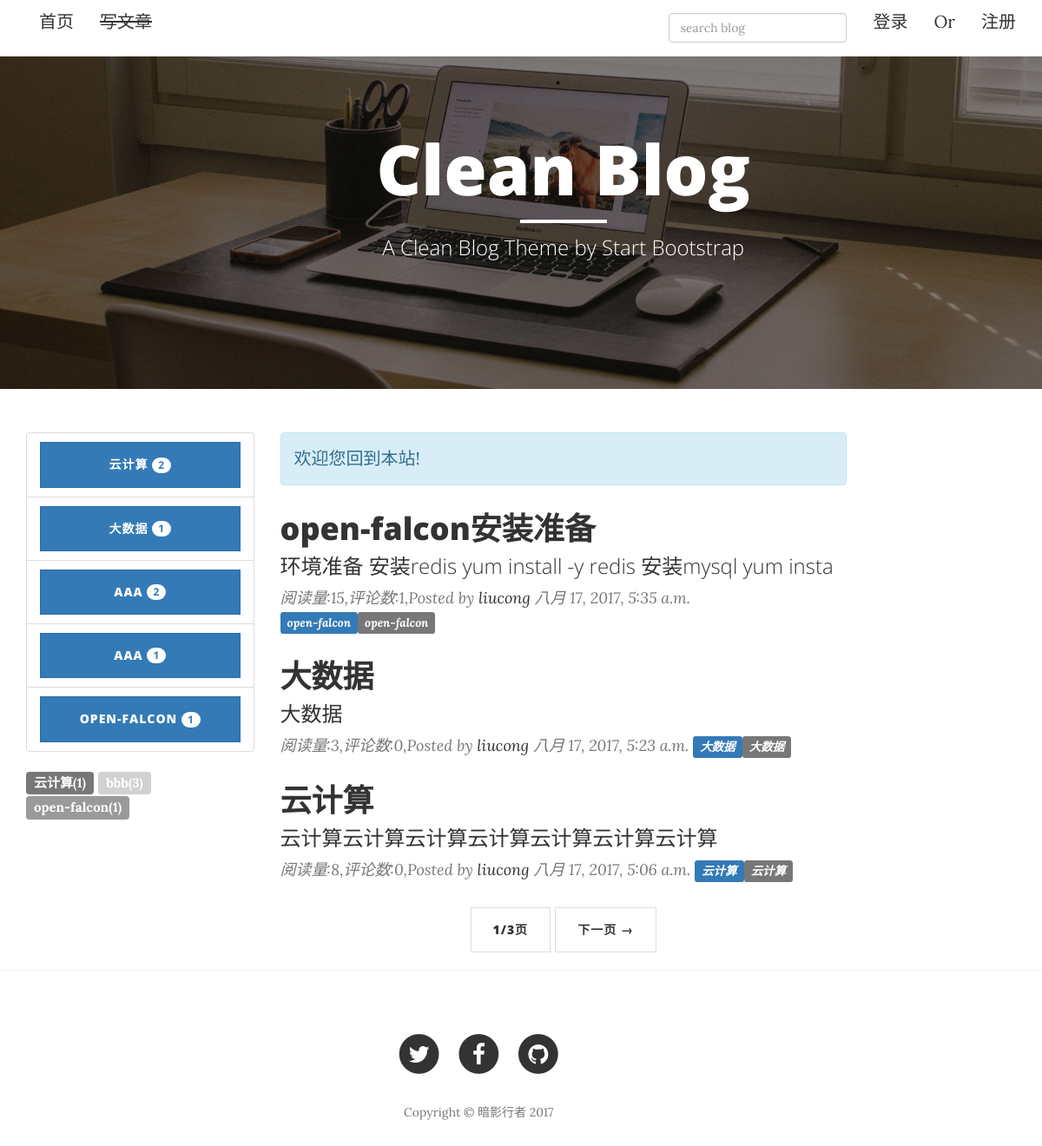
Before: / with the older database file.
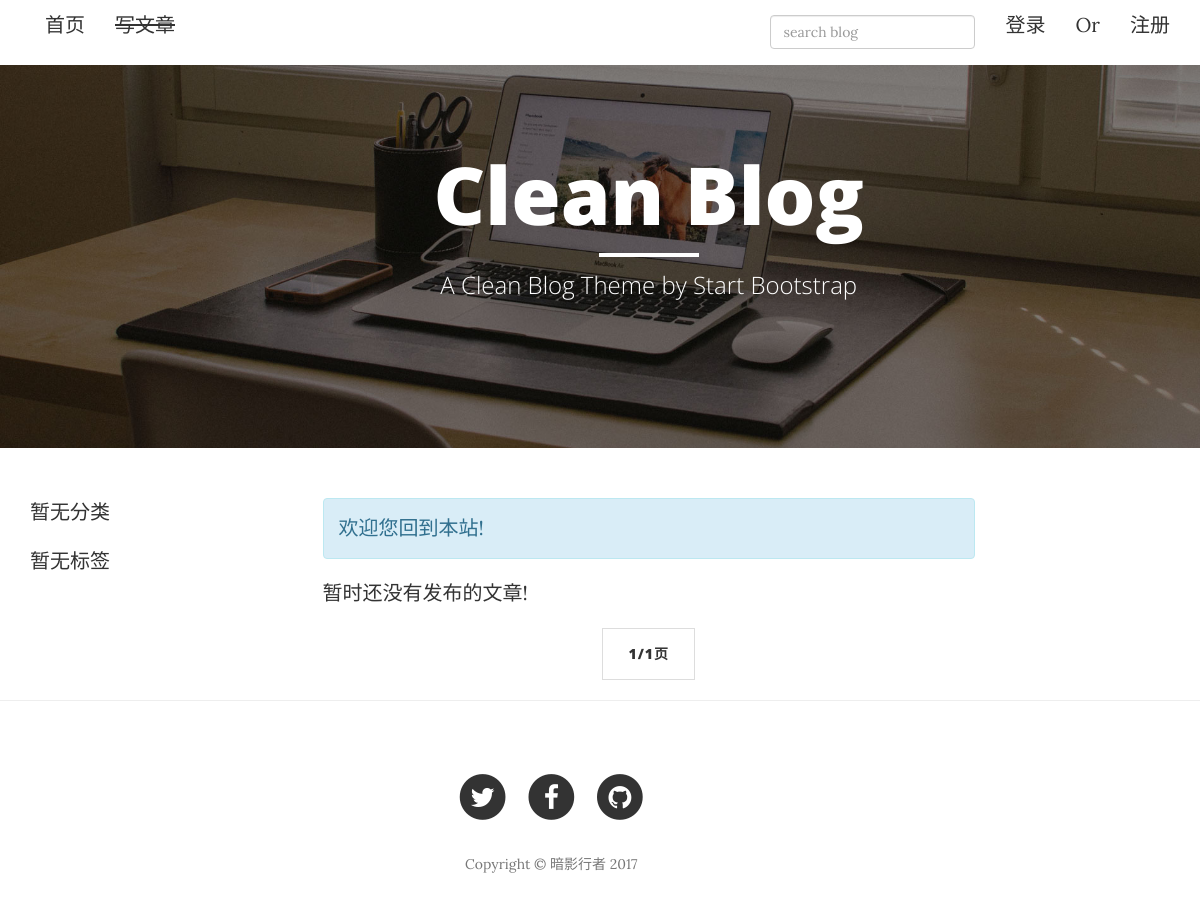
After: the same page with the newer database file.
### blog/models.py (models this page shows, shortened)
class Category(models.Model):
    name = models.CharField(max_length=255)
    def __unicode__(self):
        return self.name

class Tag(models.Model):
    name = models.CharField(max_length=255)
    def __unicode__(self):
        return self.name

class Article(models.Model):
    title = models.CharField(max_length=255)
    abstract = models.CharField(max_length=255,blank=True)
    content = models.TextField()
    create_time = models.DateTimeField(auto_now_add=True)
    modify_time = models.DateTimeField(auto_now_add=True)
    author = models.ForeignKey(Author,on_delete=models.CASCADE)
    tags = models.ManyToManyField(Tag,blank=True)
    category = models.ForeignKey(Category,on_delete=models.CASCADE)
    read_count = models.PositiveIntegerField(default=0)
    def get_absolute_url(self):
        return reverse("blog:detail",kwargs={'pk':self.pk})

class Author(models.Model):
    name  = models.CharField(max_length=255)
    password = models.CharField(max_length=255)
    email = models.EmailField()

### blog/views.py (the view)
# urls.py: url(r'^$', views.index,name="index"),
def index(request):
    article_list = Article.objects.all().order_by('-create_time')
    paginator = Paginator(article_list,3)
    page = request.GET.get('page')
    try:
        pager = paginator.page(page)
    except PageNotAnInteger:
        pager = paginator.page(1)
    return render(request,'blog/index.html',context={'pager':pager})

### blog/templatetags/tags.py (called while the page is built)
@register.simple_tag
def get_categories():
    return Category.objects.all()

@register.simple_tag
def get_tags():
    return Tag.objects.annotate(num_articles=Count('article')).filter(num_articles__gt=0)

### blog/templates/blog/index.html (shortened to what this page needs)
{% extends 'blog/base.html' %}
{% load tags %}
{% block header %}
    <header class="intro-header bg-img">
        <div class="container">
            <div class="row">
                <div class="col-lg-7 col-lg-offset-3 col-md-9 col-md-offset-1">
                    <div class="site-heading">
                        <h1>Clean Blog</h1>
                        <hr class="small">
                        <span class="subheading">A Clean Blog Theme by Start Bootstrap</span>
                    </div>
                </div>
            </div>
        </div>
    </header>
{% endblock header %}
{% block main %}
    <div class="col-lg-7 col-md-9">
        <div class="alert alert-info" role="alert">
            欢迎您回到本站!
        </div>
    {% for article in pager.object_list %}
        <div class="post-preview">
            <a href="{{ article.get_absolute_url }}">
                <h2 class="post-title">
                    {{ article.title }}
                </h2>
                <h3 class="post-subtitle">
                    {{ article.abstract }}
                </h3>
            </a>
            <p class="post-meta">阅读量:{{ article.read_count }},评论数:{{ article.comment_set.count }},Posted by <a href="#">{{ article.author.name }}</a> {{ article.create_time }} <a href="{% url 'blog:category' article.category.pk %}"><span class="label label-primary">{{ article.category }}</span></a>{% for tag in article.tags.all %}<a href="{% url 'blog:tag' tag.pk %}"><span class="label label-default">{{ tag.name }}</span></a>{% endfor %}</p>
        </div>
    {% empty %}
        <div class="post-preview">
            暂时还没有发布的文章!
        </div>
        {% endfor %}
        <ul class="pager">
            <li>
                <a href="#">{{ pager.number }}/{{ pager.paginator.num_pages }}页</a>
            </li>
            {% if pager.has_next %}
            <li>
                <a href="?page={{ pager.next_page_number }}">下一页 &rarr;</a>
            </li>
            {% endif %}
        </ul>
     </div>
{% endblock main %}

### blog/templates/blog/base.html (shortened to what this page needs)
{% load staticfiles %}
{% load tags %}
<!DOCTYPE html>
<html lang="en">
<head>
    <link href="{% static 'blog/vendor/bootstrap/css/bootstrap.min.css' %}" rel="stylesheet">
    <link href="{% static 'blog/css/clean-blog.min.css' %}" rel="stylesheet">
    <link href="{% static 'blog/vendor/font-awesome/css/font-awesome.min.css' %}" rel="stylesheet" type="text/css">
    <link href="{% static 'blog/css/django-blog.css' %}" rel="stylesheet">
    <link href="{% static 'blog/css/code.css' %}" rel="stylesheet">
    <link href="{% static 'blog/vendor/markdown/css/bootstrap-markdown.min.css' %}" rel="stylesheet">
</head>
<body>
    <nav class="navbar-collapse collapse navbar navbar-fixed-top" style="background-color:#FFFFFF;"role="navigation">
        <div class="container-fluid">
            <div class="collapse navbar-collapse" id="bs-example-navbar-collapse-1">
                <ul class="nav navbar-nav navbar-left">
                    <li>
                        <a href="{% url 'blog:index'%}">首页</a>
                    </li>
                    <li>
                    {% if not user.is_authenticated %}
                        <a title="写文章之前必须登录!" href="javascript:void(0);"><s>写文章</s></a>
                    {% else %}
                        <a href="{% url 'blog:write' %}">写文章</a>
                    {% endif %}
                    </li>
                </ul>
                <ul class="nav navbar-nav navbar-right">
                    <li>
                        <a href="#">
                        <form action="{%url 'haystack_search' %}" method="get">
                            <input type="search" name="q" placeholder="search blog" class="form-control header-search-input js-site-search-focus" />
                        </form>
                        </a>
                    </li>
                    {% if not user.is_authenticated %}
                    <li>
                        <a href="/users/login/?next={{ request.path }}">登录</a>
                    </li>
                    <li>
                        <a href="#">Or</a>
                    </li>
                    <li>
                        <a href="/users/register/?next={% url 'login' %}">注册</a>
                    </li>
                    {% else %}
                    <li>
                        <a href="/users/logout/?next=/">退出</a>
                    </li>
                    {% endif %}
                </ul>
                </div>
        </div>
    </nav>
    {% block header %}
    {% endblock %}
    <div class="container">
        <div class="row">
            {% block left %}
            <div class="col-lg-3 col-md-3">
                {% get_categories as categories %}
                <div class="list-group">
                {% for category in categories %}
                <a href="{% url 'blog:category' category.pk %}" class="list-group-item">
                    <button class="btn btn-primary" style="width:100%">
                        {{ category }}
                        <span class="badge">
                        {{ category.article_set.count}}
                        </span>
                    </button>
                </a>
                {% empty %}
                暂无分类
                {% endfor %}
                </div>
                {% get_tags as tags %}
                <div class="list-group" id="tagscloud">
                {% for tag in tags %}
                <a href="{% url 'blog:tag' tag.pk %}">
                    <span class="label label-default">{{ tag }}({{ tag.num_articles }})</span>
                </a>
                {% empty %}
                暂无标签
                {% endfor %}
                </div>
            </div>
            {% endblock left %}
            {% block main %}
            {% endblock %}
        </div>
    </div>
    <hr>
    <footer>
        <div class="container">
            <div class="row">
                <div class="col-lg-7 col-lg-offset-2 col-md-9 col-md-offset-1">
                    <ul class="list-inline text-center">
                        <li>
                            <a href="#">
                                <span class="fa-stack fa-lg">
                                    <i class="fa fa-circle fa-stack-2x"></i>
                                    <i class="fa fa-twitter fa-stack-1x fa-inverse"></i>
                                </span>
                            </a>
                        </li>
                        <li>
                            <a href="#">
                                <span class="fa-stack fa-lg">
                                    <i class="fa fa-circle fa-stack-2x"></i>
                                    <i class="fa fa-facebook fa-stack-1x fa-inverse"></i>
                                </span>
                            </a>
                        </li>
                        <li>
                            <a href="#">
                                <span class="fa-stack fa-lg">
                                    <i class="fa fa-circle fa-stack-2x"></i>
                                    <i class="fa fa-github fa-stack-1x fa-inverse"></i>
                                </span>
                            </a>
                        </li>
                    </ul>
                    <p class="copyright text-muted">Copyright &copy; 暗影行者 2017</p>
                </div>
            </div>
        </div>
    </footer>
</body>
</html>

### blog/static/blog/css/django-blog.css (style rules this page uses)
.bg-img { background-image: url('../img/home-bg.jpg') }

Changed rows visible on the page:
removed Category: name "云计算", article_set.count "2"
removed Category: name "大数据", article_set.count "1"
removed Category: name "AAA", article_set.count "2"
removed Category: name "AAA", article_set.count "1"
removed Category: name "OPEN-FALCON", article_set.count "1"
removed Tag: name "云计算", num_articles "1"
removed Tag: name "bbb", num_articles "3"
removed Tag: name "open-falcon", num_articles "1"
removed Article: title "open-falcon安装准备", abstract "环境准备 安装redis yum install -y redis 安装mysql yum insta", read_count "15", comment_set.count "1", author.name "liucong", create_time "八月 17, 2017, 5:35 a.m.", category "open-falcon"
removed Article: title "大数据", abstract "大数据", read_count "3", comment_set.count "0", author.name "liucong", create_time "八月 17, 2017, 5:23 a.m.", category "大数据"
removed Tag: name "大数据"
removed Article: title "云计算", abstract "云计算云计算云计算云计算云计算云计算云计算", read_count "8", comment_set.count "0", author.name "liucong", create_time "八月 17, 2017, 5:06 a.m.", category "云计算"
Other visible differences:
{{ pager.paginator.num_pages }}: "3" → "1"
text no longer shown: "下一页 →"
text now shown: "暂无分类 暂无标签 暂时还没有发布的文章!"
